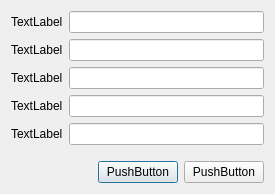
<?xml version="1.0" encoding="UTF-8"?>
<ui version="4.0">
 <class>Dialog</class>
 <widget class="QDialog" name="Dialog">
  <property name="geometry">
   <rect>
    <x>0</x>
    <y>0</y>
    <width>275</width>
    <height>194</height>
   </rect>
  </property>
  <property name="windowTitle">
   <string>Dialog</string>
  </property>
  <layout class="QVBoxLayout" name="verticalLayout">
   <item>
    <layout class="QFormLayout" name="formLayout">
     <item row="0" column="0">
      <widget class="QLabel" name="label">
       <property name="text">
        <string>TextLabel</string>
       </property>
      </widget>
     </item>
     <item row="0" column="1">
      <widget class="QLineEdit" name="lineEdit"/>
     </item>
     <item row="1" column="0">
      <widget class="QLabel" name="label_2">
       <property name="text">
        <string>TextLabel</string>
       </property>
      </widget>
     </item>
     <item row="1" column="1">
      <widget class="QLineEdit" name="lineEdit_2"/>
     </item>
     <item row="2" column="0">
      <widget class="QLabel" name="label_3">
       <property name="text">
        <string>TextLabel</string>
       </property>
      </widget>
     </item>
     <item row="2" column="1">
      <widget class="QLineEdit" name="lineEdit_3"/>
     </item>
     <item row="3" column="0">
      <widget class="QLabel" name="label_4">
       <property name="text">
        <string>TextLabel</string>
       </property>
      </widget>
     </item>
     <item row="3" column="1">
      <widget class="QLineEdit" name="lineEdit_4"/>
     </item>
     <item row="4" column="0">
      <widget class="QLabel" name="label_5">
       <property name="text">
        <string>TextLabel</string>
       </property>
      </widget>
     </item>
     <item row="4" column="1">
      <widget class="QLineEdit" name="lineEdit_5"/>
     </item>
    </layout>
   </item>
   <item>
    <layout class="QHBoxLayout" name="horizontalLayout">
     <item>
      <spacer name="horizontalSpacer">
       <property name="orientation">
        <enum>Qt::Horizontal</enum>
       </property>
       <property name="sizeHint" stdset="0">
        <size>
         <width>40</width>
         <height>20</height>
        </size>
       </property>
      </spacer>
     </item>
     <item>
      <widget class="QPushButton" name="pushButton_2">
       <property name="text">
        <string>PushButton</string>
       </property>
      </widget>
     </item>
     <item>
      <widget class="QPushButton" name="pushButton">
       <property name="text">
        <string>PushButton</string>
       </property>
      </widget>
     </item>
    </layout>
   </item>
  </layout>
 </widget>
 <resources/>
 <connections/>
</ui>
